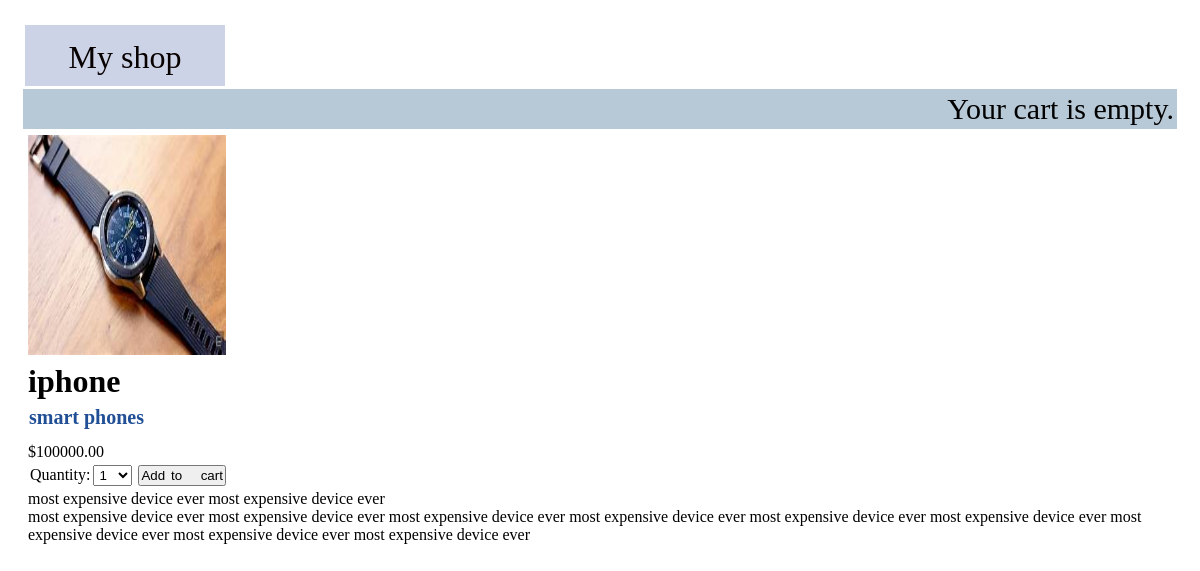
The page /1/iphone/ on the database its author committed.
### shop/models.py (models this page shows, shortened)
class Product(models.Model):
    id = models.AutoField(primary_key=True)
    category = models.ForeignKey(Category,
                                 related_name='products',
                                 on_delete=models.CASCADE)
    name = models.CharField(max_length=200, db_index=True)
    slug = models.SlugField(max_length=200, db_index=True)
    image = models.ImageField(upload_to='products/%Y/%m/%d',
                              blank=True)
    description = models.TextField(blank=True)
    price = models.DecimalField(max_digits=10, decimal_places=2)
    available = models.BooleanField(default=True)
    created = models.DateTimeField(auto_now_add=True)
    updated = models.DateTimeField(auto_now=True)
    class Meta:
        ordering = ('name',)
        index_together = (('id', 'slug'),)

class Category(models.Model):
    id = models.AutoField(primary_key=True)
    name = models.CharField(max_length=200,
                            db_index=True)
    slug = models.SlugField(max_length=200,
                            unique=True)
    class Meta:
        ordering = ('name',)
        verbose_name = 'category'
        verbose_name_plural = 'categories'
    def get_absolute_url(self):
        return reverse('shop:product_list_by_category',args=[self.slug])
    def __str__(self):
        return self.name

### shop/views.py (the view)
# urls.py: path('<int:id>/<slug:slug>/',	views.product_detail,name='product_detail'),
def product_detail(request,	id,	slug):
    product = get_object_or_404(Product, id=id, slug=slug, available=True)
    cart_product_form = CartAddProductForm()
    return render(request, 'shop/product/detail.html', {'product': product, 'cart_product_form': cart_product_form})

### cart/forms.py
class CartAddProductForm(forms.Form):
    quantity = forms.TypedChoiceField(
        choices=PRODUCT_QUANTITY_CHOICES,
        coerce=int)
    update = forms.BooleanField(required=False,
                                initial=False,
                                widget=forms.HiddenInput)

### cart/cart.py (called while the page is built)
    def __len__(self):
        return sum(item['quantity'] for item in self.cart.values())

### cart/context_processors.py (called while the page is built)
def cart(request):
    return {'cart':	Cart(request)}

### templates/shop/product/detail.html (shortened to what this page needs)
{%	extends	"shop/base.html"	%}
{%	load	static	%}
{%	block	content	%}
<div class="product-detail">
    <img src="{%	if	product.image	%}{{	product.image.url	}}{%	else	%}
				{%	static	'img/no_img.jpg'	%}{%	endif	%}">
    <h1>{{ product.name	}}</h1>
    <h2>
        <a id="pd" href="{{	product.category.get_absolute_url }}">
            {{product.category }}
        </a>
    </h2>
    <p class="price">${{ product.price	}}</p>
    <form action="{% url 'cart:cart_add' product.id	%}" method="post">
        {{ cart_product_form	}}
        <input type="submit" value="Add	to	cart">
    </form>
    {{ product.description | linebreaks	}}
</div>
{%	endblock	%}

### static/css/base.css (style rules this page uses)
body { background-color: rgb(255, 255, 255); padding: 10px; margin: 10px; }
* { margin: 1px; padding: 1px; }
#header,h3,h1 { font-size: xx-large; }
a:link, a:visited { background-color: #cdd3e6; color: rgb(8, 1, 1); padding: 14px 25px; text-align: center; text-decoration: none; display: inline-block; height: 33px; width: 150px; }
img { height: 220px; width: 198px; }
a#pd { color: blue; }
a#pd:link, a#pd:visited { background-color:#ffffff; color: rgb(32, 79, 150); padding: 0px 0px; text-align: left; text-decoration: none; font-size: 20px; }

### rows shown on the page
Product: image (picture), name "iphone", category "smart phones", price "100000.00", description "most expensive device ever most expensive device ever most expensive device ever most expensive device ever most expensive device ever most expensive device ever most expensive device ever most expensive device ever most expensive device ever most expensive device ever most expensive device ever"
